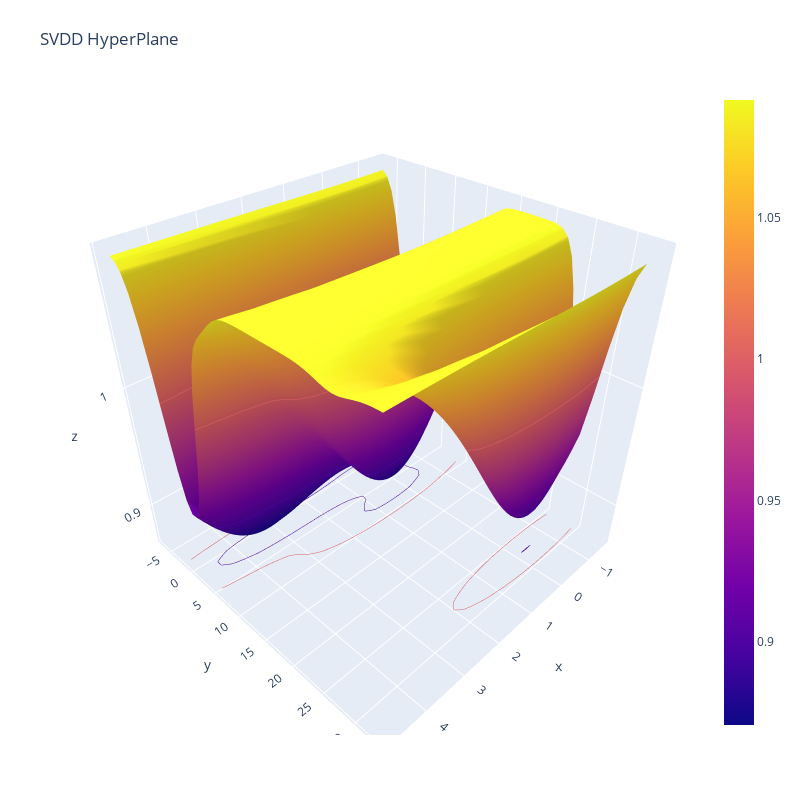
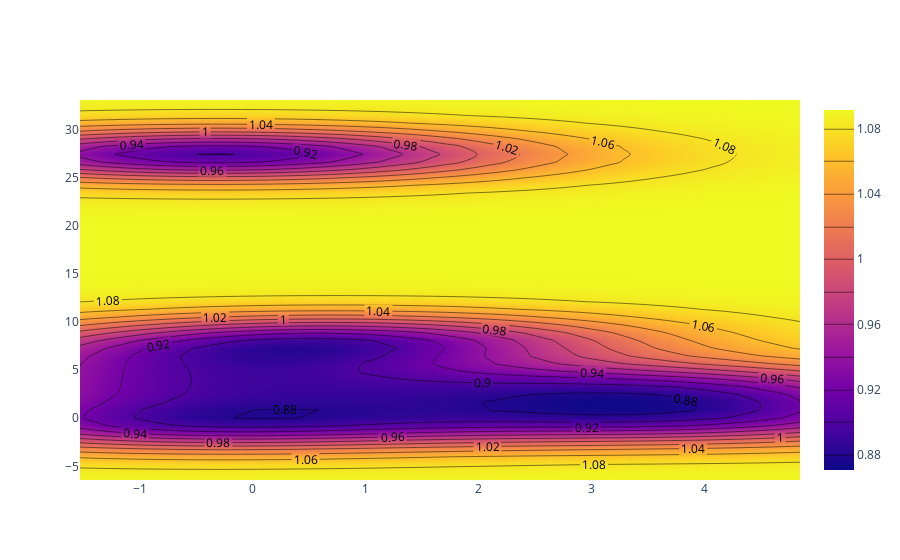
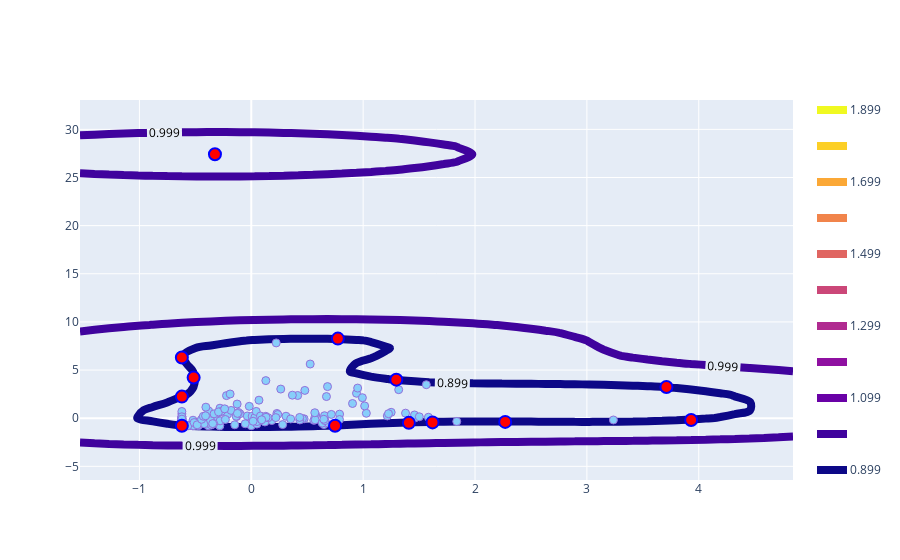

Notebook code for these charts, in order:
### Markdown cell above
## scikit-learn에 있는 대로 2017~2020년 데이터로 이상치와 정상치를 구분시켜 이를 통해서 labeling 시킨 후, 그에 따라서 학습시켜 다양한 과정을 진행하여 보도록 하자. 그에 따라서 GridSearch 및 다양한 부분들을 적용이 가능하다

### Code cell
a,b,c  =svdd.plot_boundary(X)

### Figure 1 — Plotly figure (JSON) as saved in the notebook; plotly's stock layout.template omitted (floating-point values rounded to 4 significant figures; data arrays with more than 128 entries replaced by an {"elided": "..."} marker saying what was removed)
{"data": [{"contours": {"z": {"highlightcolor": "limegreen", "project": {"z": true}, "show": true, "usecolormap": true}}, "type": "surface", "x": [-1.531, -1.401, -1.271, -1.141, -1.011, -0.8808, -0.7508, -0.6207, -0.4906, -0.3605, -0.2304, -0.1004, 0.02971, 0.1598, 0.2899, 0.4199, 0.55, 0.6801, 0.8102, 0.9403, 1.07, 1.2, 1.33, 1.461, 1.591, 1.721, 1.851, 1.981, 2.111, 2.241, 2.371, 2.501, 2.631, 2.761, 2.891, 3.021, 3.152, 3.282, 3.412, 3.542, 3.672, 3.802, 3.932, 4.062, 4.192, 4.322, 4.452, 4.582, 4.712, 4.843], "y": [-6.419, -5.614, -4.808, -4.003, -3.197, -2.392, -1.586, -0.7807, 0.02478, 0.8303, 1.636, 2.441, 3.247, 4.052, 4.858, 5.663, 6.469, 7.274, 8.08, 8.885, 9.691, 10.5, 11.3, 12.11, 12.91, 13.72, 14.52, 15.33, 16.13, 16.94, 17.75, 18.55, 19.36, 20.16, 20.97, 21.77, 22.58, 23.38, 24.19, 24.99, 25.8, 26.61, 27.41, 28.22, 29.02, 29.83, 30.63, 31.44, 32.24, 33.05], "z": {"elided": "50x50 float values"}}], "layout": {"autosize": false, "height": 800, "margin": {"b": 65, "l": 65, "r": 50, "t": 90}, "title": {"text": "SVDD HyperPlane"}, "width": 800}}

### Figure 2 — Plotly figure (JSON) as saved in the notebook; plotly's stock layout.template omitted (floating-point values rounded to 4 significant figures; data arrays with more than 128 entries replaced by an {"elided": "..."} marker saying what was removed)
{"data": [{"contours": {"coloring": "heatmap", "labelfont": {"color": "black", "size": 12}, "showlabels": true}, "type": "contour", "x": {"elided": "2500 float values"}, "y": {"elided": "2500 float values"}, "z": {"elided": "2500 float values"}}], "layout": {}}

### Figure 3 — Plotly figure (JSON) as saved in the notebook; plotly's stock layout.template omitted (floating-point values rounded to 4 significant figures; data arrays with more than 128 entries replaced by an {"elided": "..."} marker saying what was removed)
{"data": [{"marker": {"color": "LightSkyBlue", "line": {"color": "MediumPurple", "width": 1}, "size": 8}, "mode": "markers", "showlegend": false, "type": "scatter", "x": {"elided": "157 float values"}, "y": {"elided": "157 float values"}}, {"marker": {"color": "red", "line": {"color": "blue", "width": 2}, "size": 12}, "mode": "markers", "showlegend": false, "type": "scatter", "x": [-0.6207, 0.7489, 1.409, -0.3249, 3.711, -0.6207, -0.6207, -0.5153, 2.27, 1.62, 1.296, 3.932, 0.7741], "y": [-0.7807, -0.7807, -0.4854, 27.41, 3.235, 6.309, 2.244, 4.219, -0.3839, -0.4369, 4.001, -0.1838, 8.265]}, {"autocontour": false, "contours": {"coloring": "lines", "end": 1.899, "labelfont": {"color": "black", "size": 12}, "showlabels": true, "start": 0.899}, "line": {"width": 8}, "type": "contour", "x": {"elided": "2500 float values"}, "y": {"elided": "2500 float values"}, "z": {"elided": "2500 float values"}}], "layout": {}}
